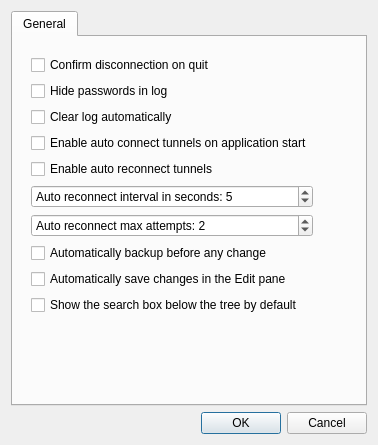
<?xml version="1.0" encoding="UTF-8"?>
<ui version="4.0">
 <class>PreferencesDialogClass</class>
 <widget class="QDialog" name="PreferencesDialogClass">
  <property name="geometry">
   <rect>
    <x>0</x>
    <y>0</y>
    <width>378</width>
    <height>445</height>
   </rect>
  </property>
  <property name="windowTitle">
   <string>Preferences</string>
  </property>
  <layout class="QGridLayout" name="gridLayout">
   <item row="0" column="0">
    <widget class="QTabWidget" name="tabWidget">
     <property name="currentIndex">
      <number>0</number>
     </property>
     <widget class="QWidget" name="tabGeneral">
      <attribute name="title">
       <string>General</string>
      </attribute>
      <layout class="QGridLayout" name="gridLayout_2">
       <item row="0" column="0">
        <widget class="QWidget" name="widget" native="true">
         <layout class="QGridLayout" name="_3">
          <item row="7" column="0">
           <widget class="QSpinBox" name="spinAutoReconnectIntervalSeconds">
            <property name="suffix">
             <string/>
            </property>
            <property name="prefix">
             <string>Auto reconnect interval in seconds: </string>
            </property>
            <property name="minimum">
             <number>1</number>
            </property>
            <property name="maximum">
             <number>99999</number>
            </property>
            <property name="value">
             <number>5</number>
            </property>
           </widget>
          </item>
          <item row="12" column="0">
           <spacer>
            <property name="orientation">
             <enum>Qt::Vertical</enum>
            </property>
            <property name="sizeHint" stdset="0">
             <size>
              <width>20</width>
              <height>41</height>
             </size>
            </property>
           </spacer>
          </item>
          <item row="11" column="0">
           <widget class="QCheckBox" name="checkShowTreeSearch">
            <property name="text">
             <string>Show the search box below the tree by default</string>
            </property>
           </widget>
          </item>
          <item row="10" column="0">
           <widget class="QCheckBox" name="checkAutoSaveEditPane">
            <property name="text">
             <string>Automatically save changes in the Edit pane</string>
            </property>
           </widget>
          </item>
          <item row="9" column="0">
           <widget class="QCheckBox" name="checkAutoBackup">
            <property name="text">
             <string>Automatically backup before any change</string>
            </property>
           </widget>
          </item>
          <item row="1" column="1">
           <spacer name="horizontalSpacer">
            <property name="orientation">
             <enum>Qt::Horizontal</enum>
            </property>
            <property name="sizeHint" stdset="0">
             <size>
              <width>40</width>
              <height>20</height>
             </size>
            </property>
           </spacer>
          </item>
          <item row="6" column="0">
           <widget class="QCheckBox" name="checkAutoReconnectEnabled">
            <property name="text">
             <string>Enable auto reconnect tunnels</string>
            </property>
           </widget>
          </item>
          <item row="3" column="0">
           <widget class="QCheckBox" name="checkAutoClearLogEnabled">
            <property name="text">
             <string>Clear log automatically </string>
            </property>
           </widget>
          </item>
          <item row="1" column="0">
           <widget class="QCheckBox" name="checkHidePasswordsInLog">
            <property name="text">
             <string>Hide passwords in log</string>
            </property>
            <property name="checked">
             <bool>false</bool>
            </property>
           </widget>
          </item>
          <item row="5" column="0">
           <widget class="QCheckBox" name="checkAutoConnectEnabled">
            <property name="text">
             <string>Enable auto connect tunnels on application start</string>
            </property>
           </widget>
          </item>
          <item row="0" column="0">
           <widget class="QCheckBox" name="checkConfirmOnQuit">
            <property name="text">
             <string>Confirm disconnection on quit</string>
            </property>
           </widget>
          </item>
          <item row="8" column="0">
           <widget class="QSpinBox" name="spinAutoReconnectMaxAttempts">
            <property name="prefix">
             <string>Auto reconnect max attempts: </string>
            </property>
            <property name="minimum">
             <number>1</number>
            </property>
            <property name="maximum">
             <number>9999999</number>
            </property>
            <property name="value">
             <number>2</number>
            </property>
           </widget>
          </item>
         </layout>
        </widget>
       </item>
       <item row="1" column="0">
        <spacer name="spacer_2">
         <property name="orientation">
          <enum>Qt::Vertical</enum>
         </property>
         <property name="sizeHint" stdset="0">
          <size>
           <width>20</width>
           <height>49</height>
          </size>
         </property>
        </spacer>
       </item>
       <item row="0" column="1">
        <spacer name="spacer">
         <property name="orientation">
          <enum>Qt::Horizontal</enum>
         </property>
         <property name="sizeHint" stdset="0">
          <size>
           <width>169</width>
           <height>20</height>
          </size>
         </property>
        </spacer>
       </item>
      </layout>
     </widget>
    </widget>
   </item>
   <item row="1" column="0">
    <widget class="QDialogButtonBox" name="buttonBox">
     <property name="orientation">
      <enum>Qt::Horizontal</enum>
     </property>
     <property name="standardButtons">
      <set>QDialogButtonBox::Cancel|QDialogButtonBox::Ok</set>
     </property>
    </widget>
   </item>
  </layout>
 </widget>
 <tabstops>
  <tabstop>checkConfirmOnQuit</tabstop>
  <tabstop>checkHidePasswordsInLog</tabstop>
  <tabstop>checkAutoClearLogEnabled</tabstop>
  <tabstop>checkAutoConnectEnabled</tabstop>
  <tabstop>checkAutoReconnectEnabled</tabstop>
  <tabstop>spinAutoReconnectIntervalSeconds</tabstop>
  <tabstop>spinAutoReconnectMaxAttempts</tabstop>
  <tabstop>checkAutoBackup</tabstop>
  <tabstop>checkAutoSaveEditPane</tabstop>
  <tabstop>checkShowTreeSearch</tabstop>
  <tabstop>tabWidget</tabstop>
 </tabstops>
 <resources/>
 <connections/>
</ui>
